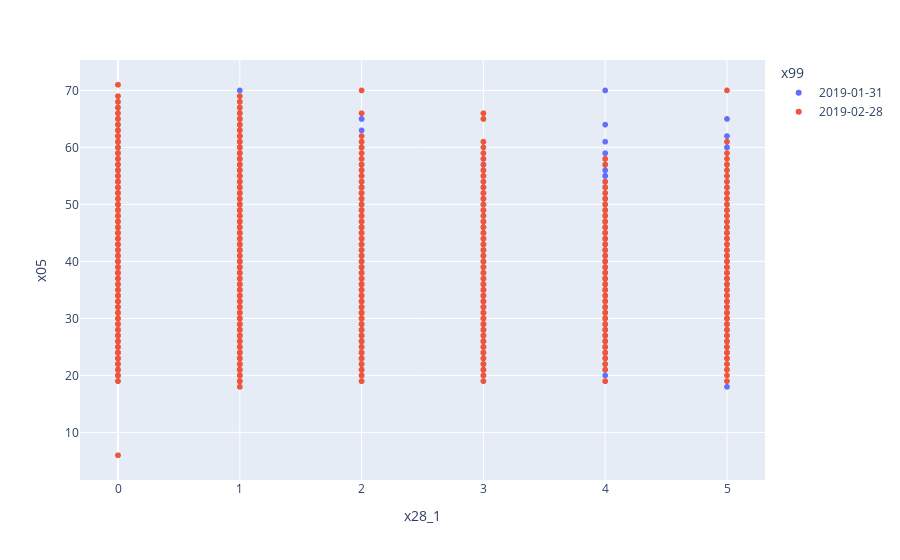

This figure's notebook cell:
### Code cell
df = pd.read_csv("EDA_data.csv",usecols=["id","x99","x04","x05","x28_1"])
df= pd.DataFrame(df)
type(df)
fig = px.scatter(df, x="x28_1", y="x05", color="x99",size = "x05")
fig.show()

### Figure 1 — Plotly figure (JSON) as saved in the notebook; plotly's stock layout.template omitted (floating-point values rounded to 4 significant figures; data arrays with more than 128 entries replaced by an {"elided": "..."} marker saying what was removed)
{"data": [{"hovertemplate": "x99=2019-01-31<br>x28_1=%{x}<br>x05=%{y}<extra></extra>", "legendgroup": "2019-01-31", "marker": {"color": "#636efa", "symbol": "circle"}, "mode": "markers", "name": "2019-01-31", "showlegend": true, "type": "scattergl", "x": {"elided": "27780 int values"}, "xaxis": "x", "y": {"elided": "27780 int values"}, "yaxis": "y"}, {"hovertemplate": "x99=2019-02-28<br>x28_1=%{x}<br>x05=%{y}<extra></extra>", "legendgroup": "2019-02-28", "marker": {"color": "#EF553B", "symbol": "circle"}, "mode": "markers", "name": "2019-02-28", "showlegend": true, "type": "scattergl", "x": {"elided": "27926 int values"}, "xaxis": "x", "y": {"elided": "27926 int values"}, "yaxis": "y"}], "layout": {"legend": {"title": {"text": "x99"}, "tracegroupgap": 0}, "margin": {"t": 60}, "xaxis": {"anchor": "y", "domain": [0, 1], "title": {"text": "x28_1"}}, "yaxis": {"anchor": "x", "domain": [0, 1], "title": {"text": "x05"}}}}
